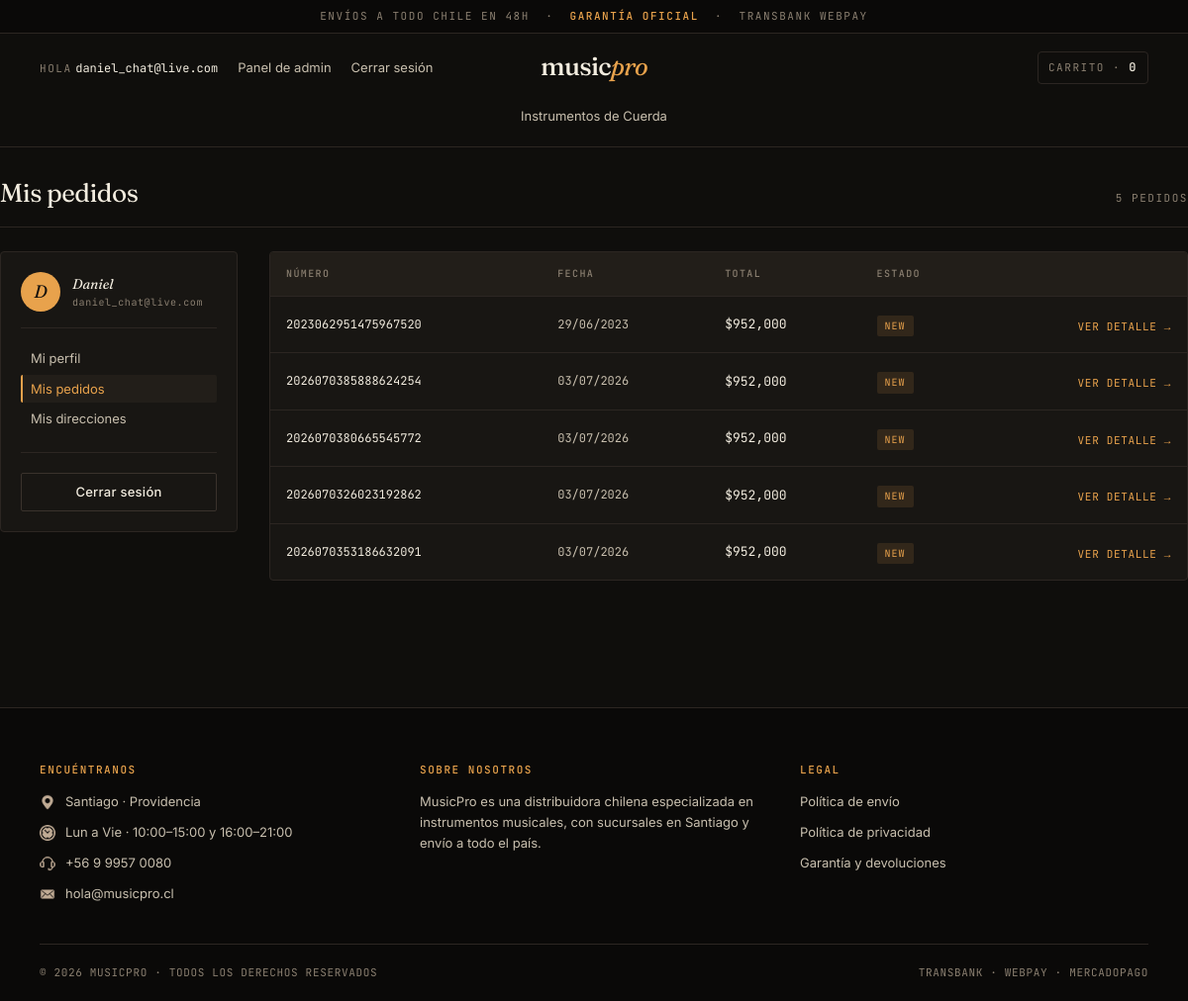
The page /Perfil/ordenes (signed in) on the database its author committed.
### app/models.py (models this page shows, shortened)
class User(AbstractBaseUser,PermissionsMixin):
    email = models.EmailField('Correo',unique=True)
    username = models.CharField('nombre',max_length=255)
    apellido = models.CharField('apellido',max_length=255 ,null=True)
    telefono = models.CharField('telefono',max_length=255 ,null=True)
    is_active = models.BooleanField(default=True)
    is_staff = models.BooleanField(default=False)
    is_bodeguero = models.BooleanField(default=False)
    is_vendedor = models.BooleanField(default=False)
    is_contador = models.BooleanField(default=False)
    objects = customUserManager()
    USERNAME_FIELD = 'email'
    EMAIL_FIELD = 'email'
    REQUIRED_FIELDS = ['username','apellido','telefono']
    class Meta:
        verbose_name = 'User'
        verbose_name_plural = 'Users'

class Categoria(models.Model):
    nombreCategoria = models.CharField(max_length=50,primary_key=True, verbose_name='nombre de la categoria', unique=True)
    descripcion = models.CharField(max_length=255, blank = True)
    slug = AutoSlugField(populate_from='nombreCategoria',null=True)
    class Meta:
        verbose_name = 'category'
        verbose_name_plural = 'categories'

### orders/models.py (models this page shows, shortened)
class Order(models.Model):
    STATUS = (
        ('new', 'Nuevo'),
        ('acepted','aceptado'),
        ('completed','completado'),
        ('cancelelled','cancelado')
    )
    user = models.ForeignKey(User, on_delete=models.SET_NULL, null=True)
    ubicacion = models.IntegerField( null=True)
    order_number = models.CharField(max_length=20 ,primary_key=True)
    first_name = models.CharField(max_length=50)
    last_name = models.CharField(max_length=50)
    phone = models.CharField(max_length=50)
    email = models.CharField(max_length=50)
    address_line_1 = models.CharField(max_length=100, null=True)
    address_line_2 = models.CharField(max_length=100, null=True)
    region = models.CharField(max_length=100, null=True)
    city= models.CharField(max_length=100, null=True)
    order_note = models.CharField(max_length=100)
    order_total = models.IntegerField()
    tax = models.FloatField()
    status = models.CharField(max_length=100, choices=STATUS, default="New")
    ip = models.CharField(blank=True, max_length=20)
    is_ordered = models.BooleanField()
    create_at = models.DateField(auto_now=True)
    updated_at = models.DateField(auto_now=True)

### app/views.py (the view)
# urls.py: path('Perfil/ordenes',viewOrders, name="viewOrders"),
def viewOrders(request):
    current_user = request.user
    ordenes = Order.objects.filter(user = current_user)
    context = {
        'orders': ordenes
    }
    return render(request,'app/tienda/Perfil/ordenes.html', context)

### app/context_processors.py (called while the page is built)
def categorias(request):
    categorias = Categoria.objects.all()
    return {'categorias': categorias}

### carts/context_processors.py (called while the page is built)
def counter(request):
    cart_count = 0
    try:
        cart = Cart.objects.filter(cart_id=_cart_id(request))
        cart_items = CartItem.objects.all().filter(cart=cart[:1])
        for cart_item in cart_items:
            cart_count += cart_item.quantity
    except Cart.DoesNotExist:
        cart_count = 0
    return dict(cart_count=cart_count)

### carts/views.py (called while the page is built)
def _cart_id(request):
    cart = request.session.session_key
    if not cart:
        cart= request.session.create()
    return cart

### app/templates/app/tienda/Perfil/ordenes.html
{% extends 'app/base.html' %}
{% load static %}
{% load humanize %}
{% block contenido %}
<section class="section-content container">
    <header class="section-head" style="padding-top: 0;">
        <h2>Mis pedidos</h2>
        <span class="meta">{{ orders|length }} pedido{{ orders|length|pluralize }}</span>
    </header>
    <div class="store-layout">
        {% include 'app/tienda/Perfil/_sidebar.html' with active='ordenes' %}
        <main>
            {% if orders %}
                <div class="cart-card">
                    <table class="table-shopping-cart">
                        <thead>
                            <tr>
                                <th scope="col">Número</th>
                                <th scope="col">Fecha</th>
                                <th scope="col">Total</th>
                                <th scope="col">Estado</th>
                                <th scope="col"></th>
                            </tr>
                        </thead>
                        <tbody>
                            {% for i in orders %}
                            <tr>
                                <td style="font-family: var(--font-mono); font-size: 12px; color: var(--paper);">{{ i.order_number }}</td>
                                <td style="font-family: var(--font-mono); font-size: 12px; color: var(--paper-dim);">{{ i.create_at|date:"d/m/Y" }}</td>
                                <td style="font-family: var(--font-mono); font-size: 13px; color: var(--paper);">${{ i.order_total|intcomma }}</td>
                                <td>
                                    <span style="display: inline-block; padding: 3px 8px; border-radius: 2px; background: rgba(232, 162, 76, 0.12); color: var(--amber); font-family: var(--font-mono); font-size: 10px; letter-spacing: 0.1em; text-transform: uppercase;">{{ i.status }}</span>
                                </td>
                                <td style="text-align: right;">
                                    <a href="{% url 'detalleUserOrder' i.order_number %}" class="mono" style="color: var(--amber); font-size: 11px; letter-spacing: 0.06em;">VER DETALLE →</a>
                                </td>
                            </tr>
                            {% endfor %}
                        </tbody>
                    </table>
                </div>
            {% else %}
                <div class="cart-empty">
                    <h2>Todavía no hay pedidos.</h2>
                    <p style="color: var(--paper-dim); font-size: 14px; margin-bottom: 24px;">Cuando hagas tu primera compra vas a poder ver el historial acá.</p>
                    <a href="{% url 'home' %}">Explorar catálogo →</a>
                </div>
            {% endif %}
        </main>
    </div>
</section>
{% endblock %}

### app/templates/app/base.html (shortened to what this page needs)
{% load static %}
<!DOCTYPE html>
<html lang="es">
<head>
    <link rel="stylesheet" href="{% static 'css/estilos.css' %}">
</head>
<body>
    <header>
        <div class="contenedor-anuncio">
            Envíos a todo Chile en 48h &nbsp;·&nbsp; <b>Garantía oficial</b> &nbsp;·&nbsp; Transbank Webpay
        </div>
        <div class="nav-bar">
            <ul class="sesion">
                {% if user.is_authenticated %}
                    <li><span class="eyebrow eyebrow-muted">Hola</span> <a href="{% url 'viewPerfil' %}" class="user-mail">{{ user.email }}</a></li>
                    {% if user.is_staff %}
                        <li><a href="{% url 'adminView' %}">Panel de admin</a></li>
                    {% endif %}
                    <li><a href="{% url 'logout' %}">Cerrar sesión</a></li>
                {% else %}
                    <li><a href="{% url 'loginCli' %}">Iniciar sesión</a></li>
                    <li><a href="{% url 'RegistroCli' %}">Crear cuenta</a></li>
                {% endif %}
            </ul>
            <div class="contenedor-logo">
                <a href="{% url 'home' %}" class="brand-word">music<em>pro</em></a>
            </div>
            <div class="cart-wrap">
                <div id="cart" class="cart-icon">
                    <a href="{% url 'cart' %}" style="display:inline-flex;align-items:center;gap:8px;color:inherit;">
                        Carrito · <span id="cart-quantity">{{ cart_count }}</span>
                    </a>
                </div>
            </div>
        </div>
        <nav class="cat-nav" aria-label="Categorías">
            {% for ve in categorias %}
                <a href="{% url 'store' ve.slug %}">{{ ve.nombreCategoria }}</a>
            {% endfor %}
        </nav>
    </header>
    <main class="contenido">
        {% block contenido %}{% endblock %}
    </main>
    <footer>
        <div class="container">
            <div class="row">
                <div class="footer-col">
                    <h3>Encuéntranos</h3>
                    <ul>
                        <li><img src="{% static 'img/icons/ubicacion.png' %}" alt=""> Santiago · Providencia</li>
                        <li><img src="{% static 'img/icons/horario.png' %}" alt=""> Lun a Vie · 10:00–15:00 y 16:00–21:00</li>
                        <li><img src="{% static 'img/icons/atencion.png' %}" alt=""> +56 9 9957 0080</li>
                        <li><img src="{% static 'img/icons/correo.png' %}" alt=""> <a href="mailto:hola@musicpro.cl">hola@musicpro.cl</a></li>
                    </ul>
                </div>
                <div class="footer-col">
                    <h3>Sobre nosotros</h3>
                    <ul>
                        <li>MusicPro es una distribuidora chilena especializada en instrumentos musicales, con sucursales en Santiago y envío a todo el país.</li>
                    </ul>
                </div>
                <div class="footer-col">
                    <h3>Legal</h3>
                    <ul>
                        <li><a href="#">Política de envío</a></li>
                        <li><a href="#">Política de privacidad</a></li>
                        <li><a href="#">Garantía y devoluciones</a></li>
                    </ul>
                </div>
            </div>
            <div class="footer2">
                <div>© 2026 MusicPro · Todos los derechos reservados</div>
                <div>Transbank · Webpay · MercadoPago</div>
            </div>
        </div>
    </footer>
</body>
</html>

### app/templates/app/tienda/Perfil/_sidebar.html
<aside>
    <div class="filter-card">
        <div class="filter-group">
            <div style="display: flex; align-items: center; gap: 12px; padding-bottom: 16px; margin-bottom: 16px; border-bottom: 1px solid var(--line);">
                <div style="width: 40px; height: 40px; border-radius: 50%; background: var(--amber); color: var(--bg); display: flex; align-items: center; justify-content: center; font-family: var(--font-display); font-style: italic; font-size: 18px;">
                    {{ user.username|first|upper }}
                </div>
                <div style="min-width: 0; flex: 1;">
                    <div style="font-family: var(--font-display); font-style: italic; font-size: 14px; color: var(--paper);">{{ user.username|capfirst }}</div>
                    <div style="font-family: var(--font-mono); font-size: 10px; color: var(--muted); letter-spacing: 0.06em; overflow: hidden; text-overflow: ellipsis; white-space: nowrap;">{{ user.email }}</div>
                </div>
            </div>
            <ul style="display: flex; flex-direction: column; gap: 2px;">
                <li><a href="{% url 'viewPerfil' %}" class="perfil-navlink {% if active == 'perfil' %}is-active{% endif %}">Mi perfil</a></li>
                <li><a href="{% url 'viewOrders' %}" class="perfil-navlink {% if active == 'ordenes' %}is-active{% endif %}">Mis pedidos</a></li>
                <li><a href="{% url 'viewUbis' %}" class="perfil-navlink {% if active == 'ubis' %}is-active{% endif %}">Mis direcciones</a></li>
            </ul>
        </div>
        <div class="filter-group">
            <a href="{% url 'logout' %}" class="btn btn-ghost btn-block">Cerrar sesión</a>
        </div>
    </div>
</aside>

### rows shown on the page
User: email "daniel_chat@live.com", username|first "D", username "Daniel"
Categoria: nombreCategoria "Instrumentos de Cuerda"
Order: order_number "2023062951475967520", create_at "29/06/2023", order_total "952,000", status "NEW"
Order: order_number "2026070385888624254", create_at "03/07/2026", order_total "952,000", status "NEW"
Order: order_number "2026070380665545772", create_at "03/07/2026", order_total "952,000", status "NEW"
Order: order_number "2026070326023192862", create_at "03/07/2026", order_total "952,000", status "NEW"
Order: order_number "2026070353186632091", create_at "03/07/2026", order_total "952,000", status "NEW"

### other values the page prints
{{ cart_count }} "0"
{{ orders|length }} "5"
